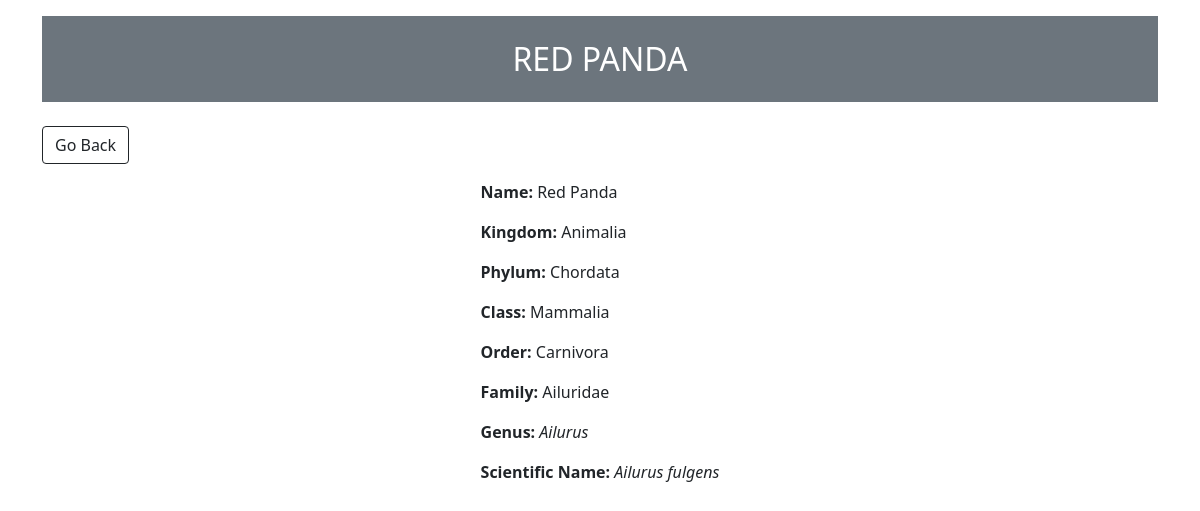
The app's page /all/4/ with its own data.
### animals/models.py (models this page shows, shortened)
class Animal(models.Model):
    name = models.CharField(max_length=150)
    kingdom = models.CharField(max_length=60)
    phylum = models.CharField(max_length=60)
    classname = models.CharField(max_length=60)
    order = models.CharField(max_length=60)
    family = models.CharField(max_length=60)
    genus = models.CharField(max_length=60)
    scientificname = models.CharField(max_length=150)
    profile_views = models.IntegerField(default=0, null=True, blank=True)
    class Meta:
        verbose_name_plural = 'Animals'   # to define plural

### animals/views.py (the view)
# urls.py: path('all/<str:pk>/', views.viewDetail, name='detail'),
def viewDetail(request, pk):
    animal = Animal.objects.get(id=pk)
    return render(request, 'detail.html', {'animal': animal})

### animals/templates/detail.html (shortened to what this page needs)
{% load static %}
<!DOCTYPE html>
<html>
<head>
    <link href="https://cdn.jsdelivr.net/npm/bootstrap@5.0.0-beta1/dist/css/bootstrap.min.css" rel="stylesheet">
</head>
<body class="m-3">
    <div class="container">
        <div class="col bg-secondary text-white">
            <h2 class="row justify-content-center text-uppercase p-4">{{animal.name}}</h2>
        </div>
        <div class="row justify-content-center">
            <div class="col">
                <a href="{% url 'animals:all' %}" class="btn btn-outline-dark my-3">Go Back</a>
                <div class="row align-items-center justify-content-center">
                    <div class="col-md-5 justify-content-center" style="display: grid;">
                        <p><b>Name:</b> {{animal.name}}</p>
                        <p><b>Kingdom:</b> {{animal.kingdom }}</p>
                        <p><b>Phylum:</b> {{animal.phylum}}</p>
                        <p><b>Class:</b> {{animal.classname}}</p>
                        <p><b>Order:</b> {{animal.order}}</p>
                        <p><b>Family:</b> {{animal.family}}</p>
                        <p><b>Genus:</b> <i>{{animal.genus}}</i></p>
                        <p><b>Scientific Name:</b> <i>{{animal.scientificname}}</i></p>
                    </div>
                </div>
            </div>
        </div>
    </div>
</body>
</html>

### records on screen
Animal: name "RED PANDA", name "Red Panda", kingdom "Animalia", phylum "Chordata", classname "Mammalia", order "Carnivora", family "Ailuridae", genus "Ailurus", scientificname "Ailurus fulgens"
